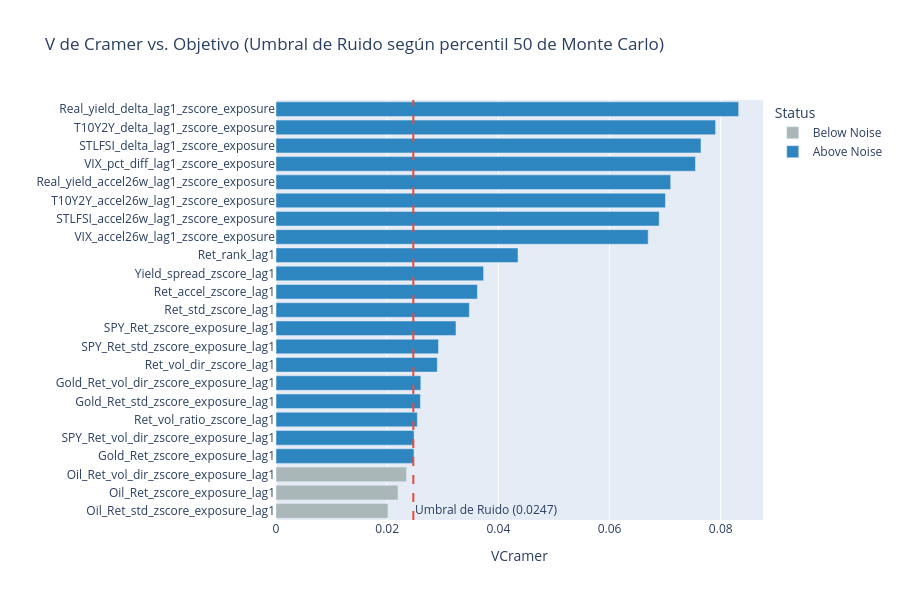

Source (notebook cell):
### Markdown cell above
### Ranking de variables (V de Cramer)

### Code cell
_ = rankear_variables(X=X, y=y, percentil=50, graficar=True)

### Figure 1 — Plotly figure (JSON) as saved in the notebook; plotly's stock layout.template omitted (floating-point values rounded to 4 significant figures)
{"data": [{"hovertemplate": "Status=Below Noise<br>VCramer=%{x}<br>index=%{y}<extra></extra>", "legendgroup": "Below Noise", "marker": {"color": "#AAB7B8", "pattern": {"shape": ""}}, "name": "Below Noise", "orientation": "h", "showlegend": true, "textposition": "auto", "type": "bar", "x": [0.02014, 0.02195, 0.02347], "xaxis": "x", "y": ["Oil_Ret_std_zscore_exposure_lag1", "Oil_Ret_zscore_exposure_lag1", "Oil_Ret_vol_dir_zscore_exposure_lag1"], "yaxis": "y"}, {"hovertemplate": "Status=Above Noise<br>VCramer=%{x}<br>index=%{y}<extra></extra>", "legendgroup": "Above Noise", "marker": {"color": "#2E86C1", "pattern": {"shape": ""}}, "name": "Above Noise", "orientation": "h", "showlegend": true, "textposition": "auto", "type": "bar", "x": [0.02482, 0.02484, 0.02543, 0.02598, 0.02605, 0.02902, 0.02923, 0.03237, 0.03478, 0.03623, 0.03734, 0.04354, 0.06695, 0.06893, 0.07006, 0.071, 0.07545, 0.07645, 0.07908, 0.08322], "xaxis": "x", "y": ["Gold_Ret_zscore_exposure_lag1", "SPY_Ret_vol_dir_zscore_exposure_lag1", "Ret_vol_ratio_zscore_lag1", "Gold_Ret_std_zscore_exposure_lag1", "Gold_Ret_vol_dir_zscore_exposure_lag1", "Ret_vol_dir_zscore_lag1", "SPY_Ret_std_zscore_exposure_lag1", "SPY_Ret_zscore_exposure_lag1", "Ret_std_zscore_lag1", "Ret_accel_zscore_lag1", "Yield_spread_zscore_lag1", "Ret_rank_lag1", "VIX_accel26w_lag1_zscore_exposure", "STLFSI_accel26w_lag1_zscore_exposure", "T10Y2Y_accel26w_lag1_zscore_exposure", "Real_yield_accel26w_lag1_zscore_exposure", "VIX_pct_diff_lag1_zscore_exposure", "STLFSI_delta_lag1_zscore_exposure", "T10Y2Y_delta_lag1_zscore_exposure", "Real_yield_delta_lag1_zscore_exposure"], "yaxis": "y"}], "layout": {"annotations": [{"showarrow": false, "text": "Umbral de Ruido (0.0247)", "x": 0.0247, "xanchor": "left", "xref": "x", "y": 0, "yanchor": "bottom", "yref": "y domain"}], "barmode": "relative", "height": 600, "legend": {"title": {"text": "Status"}, "tracegroupgap": 0}, "shapes": [{"line": {"color": "#E74C3C", "dash": "dash"}, "type": "line", "x0": 0.0247, "x1": 0.0247, "xref": "x", "y0": 0, "y1": 1, "yref": "y domain"}], "title": {"text": "V de Cramer vs. Objetivo (Umbral de Ruido según percentil 50 de Monte Carlo)"}, "xaxis": {"anchor": "y", "domain": [0, 1], "title": {"text": "VCramer"}}, "yaxis": {"anchor": "x", "domain": [0, 1], "dtick": 1, "title": {"text": ""}}}}
